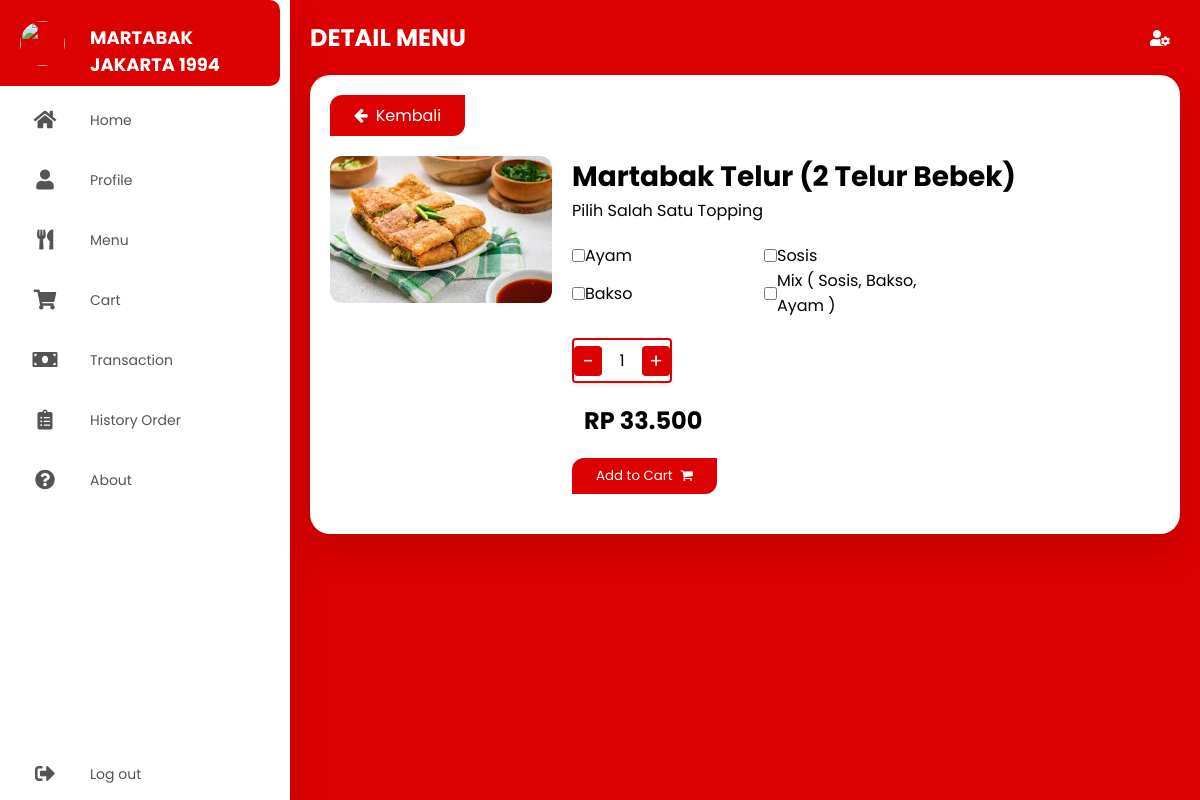
The app's page /detail-menu/detail-martabak-telur-bebek.php?id_menu=10 (signed in) with its own data.
### tables this page shows
CREATE TABLE `menu_martabak` (
  `id_menu` int(11) NOT NULL,
  `name_menu` varchar(200) DEFAULT NULL,
  `price` double DEFAULT NULL,
  `img_menu` varchar(200) DEFAULT '',
  `id_category` int(11) DEFAULT NULL,
  `no_varian` varchar(200) DEFAULT '',
  `stok` varchar(200) DEFAULT NULL
);

CREATE TABLE `varian_rasa` (
  `id_varian` int(11) NOT NULL,
  `nama_varian` varchar(255) NOT NULL
);

### detail-menu/detail-martabak-telur-bebek.php (the view, shortened to what this page needs)
<!DOCTYPE html>
    <html lang="en">
    <head>
      <link rel="stylesheet" href="../style/styledashboard.css" />
      <link rel="stylesheet" href="https://cdnjs.cloudflare.com/ajax/libs/font-awesome/5.15.4/css/all.min.css"/>
      <link rel="stylesheet" href="https://cdnjs.cloudflare.com/ajax/libs/font-awesome/4.7.0/css/font-awesome.min.css">
    </head>
    <body>
      <div class="container">
      <?php
        include '../navbar.php'
        ?>
        <section class="main">
          <div class="main-top">
            <h1>DETAIL MENU</h1>
            <i class="fas fa-user-cog"></i>
          </div>
          <?php
		        include '../conn.php';
		        $id_menu = $_GET['id_menu'];
		        $data = mysqli_query($conn,"select * from menu_martabak where id_menu='$id_menu'");
		        while($d = mysqli_fetch_array($data)){
              $price=$d['price'];
	          ?>
          <section class="menu-content">
            <a href="../menu-dashboard.php" class="back-btn"><i class="fa fa-arrow-left"></i>Kembali</a>
            <form action="tambah_aksi_martabak_keranjang.php?id_menu=<?php echo $d['id_menu']; ?>" method="post">
            <div class="detail-card">
                <img src="../asset/<?php echo $d['img_menu']; ?>" name="img_menu" alt="">
                <div class="detail-card-content">
                     <h2 name="name_menu"><?php echo $d['name_menu']; ?></h2>
                     <p>Pilih Salah Satu Topping</p>
                     <div class="checkbox">
                     <div class="varian-box">
                      <?php
		                    include '../conn.php';
		                    $datav1 = mysqli_query($conn,"select * from varian_rasa where id_varian='33'");
		                    $dv1 = mysqli_fetch_array($datav1);
	                    ?>
                        <input type="checkbox" name="v1" id="v1" value="<?php echo $dv1['nama_varian']; ?>" tabIndex="1" onClick="ckChange(this)"><?php echo $dv1['nama_varian']; ?>
                      </div>
                      <div class="varian-box">
                      <?php
		                    include '../conn.php';
		                    $datav2 = mysqli_query($conn,"select * from varian_rasa where id_varian='34'");
		                    $dv2 = mysqli_fetch_array($datav2);
	                    ?>
                        <input type="checkbox" name="v2" id="v2" value="<?php echo $dv2['nama_varian']; ?>" tabIndex="1" onClick="ckChange(this)"><?php echo $dv2['nama_varian']; ?>
                      </div>
                      <div class="varian-box">
                      <?php
		                    include '../conn.php';
		                    $datav3 = mysqli_query($conn,"select * from varian_rasa where id_varian='35'");
		                    $dv3 = mysqli_fetch_array($datav3);
	                    ?>
                        <input type="checkbox" name="v3" id="v3" value="<?php echo $dv3['nama_varian']; ?>" tabIndex="1" onClick="ckChange(this)"><?php echo $dv3['nama_varian']; ?>
                      </div>
                      <div class="varian-box">
                      <?php
		                    include '../conn.php';
		                    $datav4 = mysqli_query($conn,"select * from varian_rasa where id_varian='36'");
		                    $dv4 = mysqli_fetch_array($datav4);
	                    ?>
                        <input type="checkbox" name="v4" id="v4" value="<?php echo $dv4['nama_varian']; ?>" tabIndex="1" onClick="ckChange(this)"><?php echo $dv4['nama_varian']; ?>
                      </div>
                     </div>
                      <div class="quantity">
                        <span class="minus" aria-label="Decrease">&minus;</span>
                        <input type="number" class="input-box" name="qty_item" value="1" min="1" max="50">
                        <span class="plus" aria-label="Increase">&plus;</span>
                     </div>
                    <div class="flex-price">
                      <h1 name="price"><?php echo "Rp " . number_format("$price", 0, ",", "."); ?></h1>
                      <button id="btn_submit" class="cart-btn">Add to Cart<i class="fa fa-shopping-cart"></i></button>
                    </div>
                    <?php
	                  }
	                  ?>
                </div>
            </div>
          </section>
        </section>
      </div>
    </body>
    </html>

### style/styledashboard.css (style rules this page uses)
* { margin: 0; padding: 0; outline: none; border: none; text-decoration: none; box-sizing: border-box; font-family: "Poppins", sans-serif; }
body { background: #db0001; }
.container { display: flex; }
.main { position: relative; padding: 20px; width: 80%; margin-left: 290px; }
.main-top { display: flex; width: 100%; color: #fff; }
.main-top i { position: absolute; right: 0; margin: 10px 30px; color: white; cursor: pointer; }
.menu-content { width: 100%; height: auto; margin-top: 20px; background-color: #fff; padding: 20px; border-radius: 20px; display: flex; flex-direction: column; align-items: flex-start; box-shadow: 0 20px 35px rgba(0, 0, 0, 0.1); justify-content: space-around; }
.menu-content h1 { font-size: 24px; margin-left: 12px; font-family: "Poppins", sans-serif; text-transform: uppercase; }
.back-btn { padding: 8px 24px; margin-bottom: 20px; background-color: #db0001; color: #fff; border-radius: 12px 0; cursor: pointer; }
.back-btn i { margin-right: 8px; }
.detail-card { display: flex; flex-direction: row; flex-wrap: wrap; align-items: flex-start; width: 100%; }
.detail-card img { width: 30%; border-radius: 12px; margin-right: 20px; }
.detail-card .detail-card-content { width: auto; display: flex; flex-direction: column; align-items: flex-start; height: auto; }
.detail-card .detail-card-content h2 { font-size: 28px; }
.quantity { display: flex; margin-top: 20px; margin-bottom: 20px; width: 100px; border: 2px solid #db0001; border-radius: 4px; overflow: hidden; box-shadow: 0 2px 4px rgba(0, 0, 0, 0.1); align-items: center; }
.quantity span { background-color: #db0001; border-radius: 4px; color: #fff; border: none; cursor: pointer; font-size: 20px; width: 30px; height: auto; text-align: center; transition: background-color 0.2s; }
.input-box { width: 40px; text-align: center; border: none; padding: 8px 10px; font-size: 16px; outline: none; }
.input-box[type="number"] { -moz-appearance: textfield; }
.cart-btn { padding: 8px 24px; margin-bottom: 20px; background-color: #db0001; color: #fff; border-radius: 12px 0; cursor: pointer; margin-top: 20px; }
.cart-btn i { margin-left: 8px; }
.checkbox { margin-top: 20px; display: flex; flex-direction: row; flex-wrap: wrap; width: 400px; }
.varian-box { display: flex; flex-direction: row; flex-wrap: nowrap; margin-right: 12px; width: 180px; align-items: center; }

### records on screen
menu_martabak: img_menu (picture), name_menu "Martabak Telur (2 Telur Bebek)", varian_rasa.nama_varian "Ayam", varian_rasa.nama_varian "Sosis", varian_rasa.nama_varian "Bakso", varian_rasa.nama_varian "Mix ( Sosis, Bakso, Ayam )", price "33.500"
